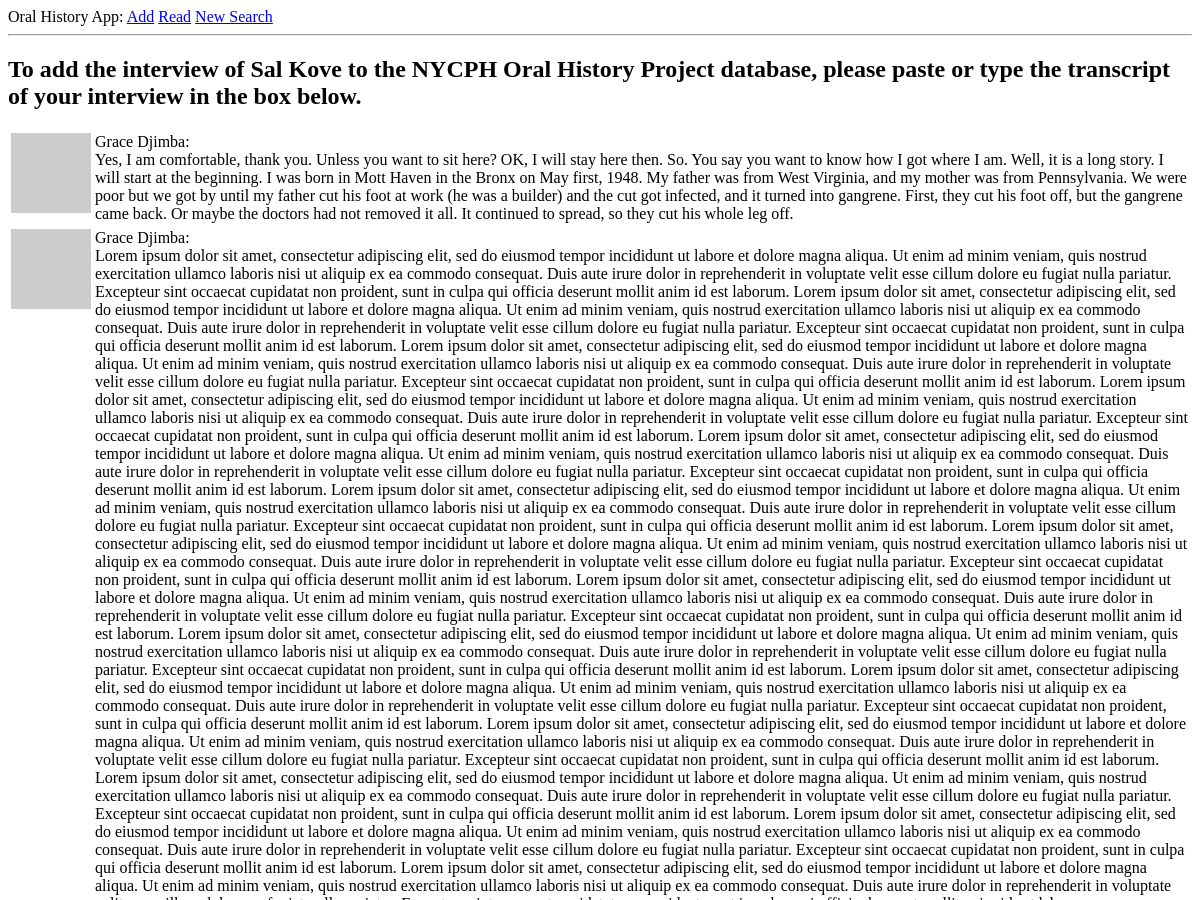
Page /explore (signed in, upper part) on the earlier database version.
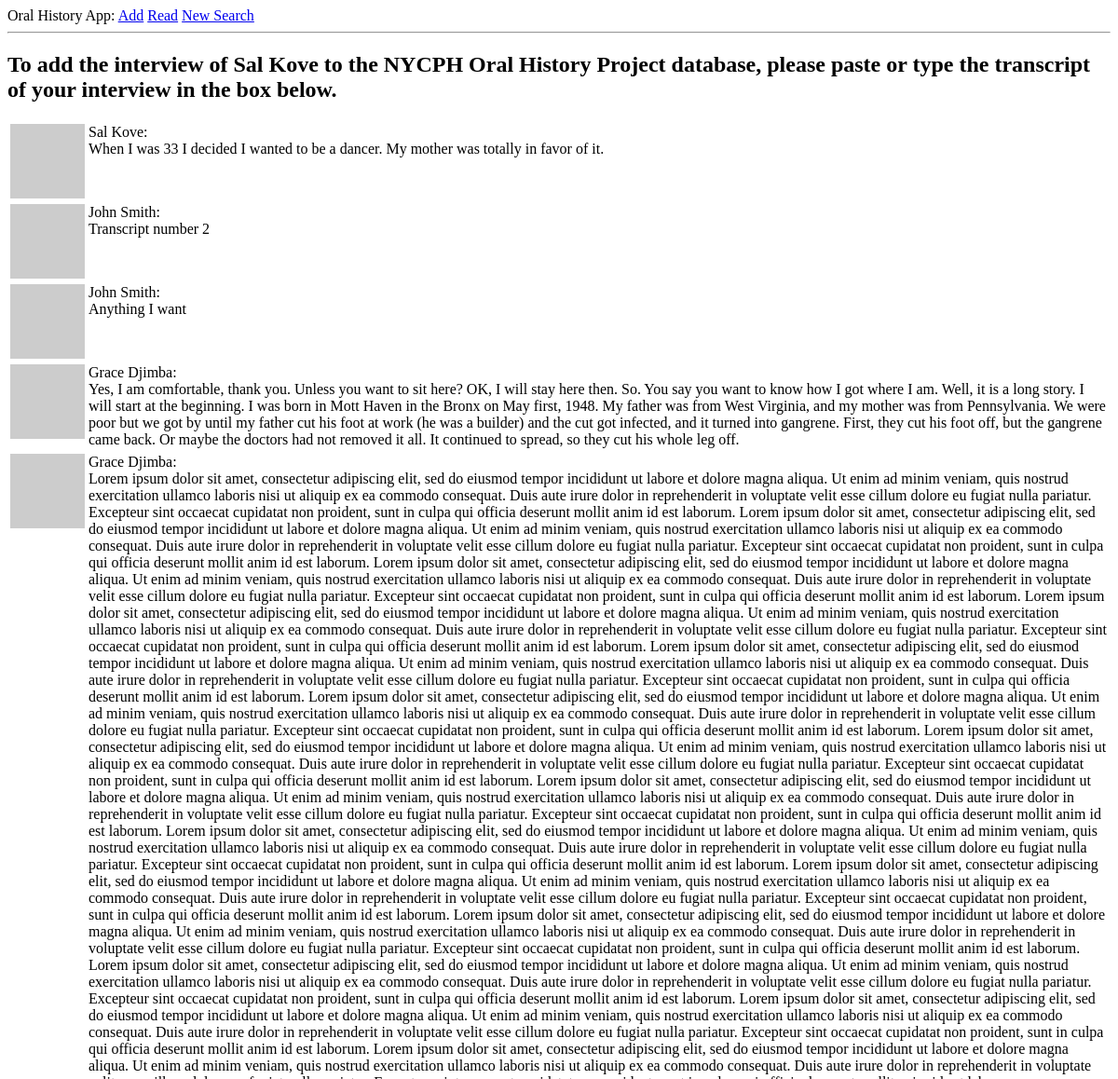
Same page on the later database version.
### app/models.py (models this page shows, shortened)
class Post(db.Model):
    id = db.Column(db.Integer, primary_key=True)
    body = db.Column(db.String(10000))
    timestamp = db.Column(db.DateTime, index=True, default=datetime.utcnow)
    user_id = db.Column(db.Integer, db.ForeignKey('user.id'))

class User(UserMixin, db.Model):
    id = db.Column(db.Integer, primary_key=True)
    username = db.Column(db.String(64), index=True, unique=True)
    email = db.Column(db.String(120), index=True, unique=True)
    password_hash = db.Column(db.String(128))
    posts = db.relationship('Post', backref='author', lazy='dynamic')
    about_me = db.Column(db.String(3000))
    last_seen = db.Column(db.DateTime, default=datetime.utcnow)
    followed = db.relationship(
        'User', secondary=followers,
        primaryjoin=(followers.c.follower_id == id),
        secondaryjoin=(followers.c.followed_id == id),
        backref=db.backref('followers', lazy='dynamic'), lazy='dynamic')
    def avatar(self, size):
        digest = md5(self.email.lower().encode('utf-8')).hexdigest()
        return 'https://www.gravatar.com/avatar/{}?d=identicon&s={}'.format(
            digest, size)

### app/routes.py (the view)
@app.route('/explore')
@login_required
def explore():
    page = request.args.get('page', 1, type=int)
    posts = Post.query.order_by(Post.timestamp.desc()).paginate(
        page, app.config['POSTS_PER_PAGE'], False)
    next_url = url_for('explore', page=posts.next_num) \
        if posts.has_next else None
    prev_url = url_for('explore', page=posts.prev_num) \
        if posts.has_prev else None
    return render_template('index.html', title='Explore', posts=posts.items,
                           next_url=next_url, prev_url=prev_url)

### app/models.py (called while the page is built)
@login.user_loader
def load_user(id):
    return User.query.get(int(id))

### app/routes.py (called while the page is built)
@app.before_request
def before_request():
    if current_user.is_authenticated:
        current_user.last_seen = datetime.utcnow()
        db.session.commit()

### app/templates/index.html (shortened to what this page needs)
{% extends "base.html" %}
{% block content %}
    <h2>To add the interview of {{ current_user.username }} to the NYCPH Oral History Project database, please paste or type the transcript of your interview in the box below.</h2>
    {% for post in posts %}
        {% include '_post.html' %}
    {% endfor %}
{% endblock %}

### app/templates/_post.html
<table>
    <tr valign="top">
        <td><img src="{{ post.author.avatar(36) }}"></td>
        <td>{{ post.author.username }}:<br>{{ post.body }}</td>
    </tr>
</table>

Differences in the rows shown:
added Post: author.username "Sal Kove", body "When I was 33 I decided I wanted to be a dancer. My mother was totally in favor of it."
added Post: author.username "John Smith", body "Transcript number 2"
added Post: author.username "John Smith", body "Anything I want"
